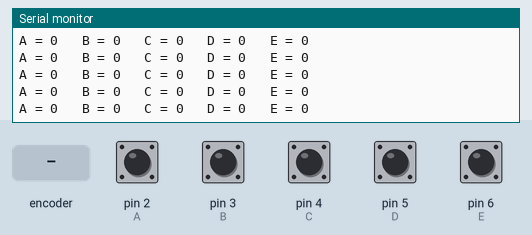
Simulated run of this sketch. Board: Arduino Uno, built with avr-gcc and run on an emulated ATmega328P. Parts: the last lines printed to the serial monitor. Inputs (shaded band) come from the test bench; at power-on: pin 2 (A), pin 3 (B), pin 4 (C), pin 5 (D), pin 6 (E) HIGH.

Above: at 1.8 s.
1.9 s: rotary encoder on pin 2 (A) / pin 3 (B) turned 3 steps (first pin leading)
At 2.52 s:
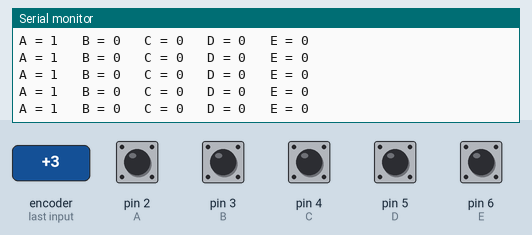
4.0 s: pin 4 (C) pulled LOW for 0.65 s
At 4.64 s:
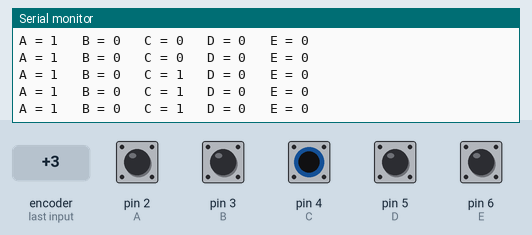
6.1 s: pin 5 (D) pulled LOW for 0.65 s
At 6.76 s:
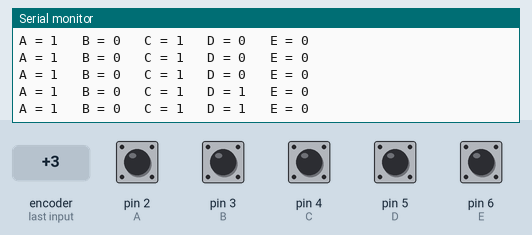
8.2 s: pin 6 (E) pulled LOW for 0.65 s
At 8.88 s:
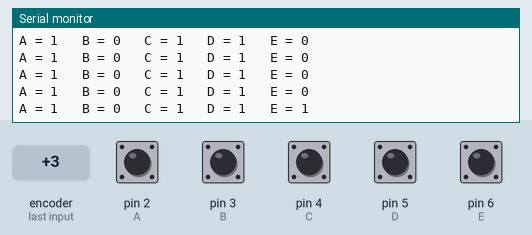
10.3 s: pin 4 (C) pulled LOW for 1 s
At 11.0 s:
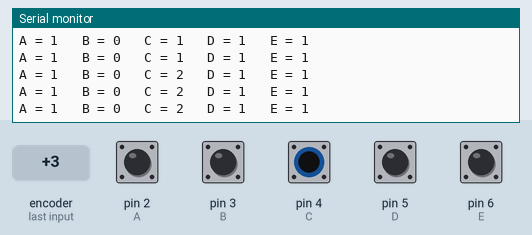
12.8 s: pin 5 (D) pulled LOW for 1 s
At 13.65 s:
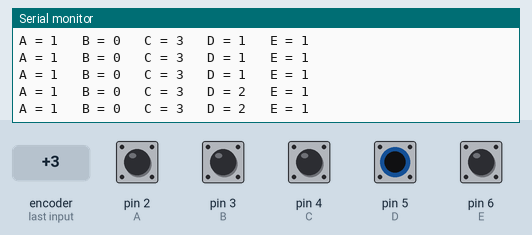
Timing chart, 0 to 15.8 s (numbered marks = the images above; inputs shaded):
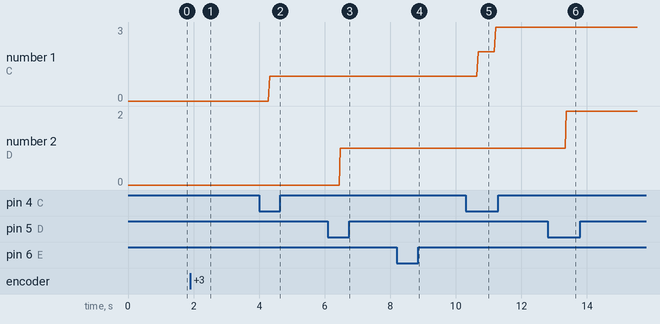

Measured:
- after the input at 1.9 s, the serial monitor: prints a new line after 0.22 s (image 1)
- after the input at 4.0 s, the serial monitor: prints a new line after 0.32 s (image 2)
- after the input at 6.1 s, the serial monitor: prints a new line after 0.38 s (image 3)
- after the input at 8.2 s, the serial monitor: prints a new line after 0.44 s (image 4)
- after the input at 10.3 s, the serial monitor: prints a new line after 0.38 s (image 5)
- after the input at 12.8 s, the serial monitor: prints a new line after 0.57 s (image 6)
- plotted number 1: 1 → 3 after the input at 10.3 s

The sketch:

exp8.ino
```cpp
int A = 2;   // Switch A
int B = 3;   // Switch B
int C = 4;   // Switch C
int D = 5;   // Switch D
int E = 6;   // Switch E
int currentState = 0;
int previousState = 0;
int count[5];

void setup() {
  // put your setup code here, to run once:
  Serial.begin(9600);
  pinMode(A, INPUT_PULLUP);
  pinMode(B, INPUT_PULLUP);
  pinMode(C, INPUT_PULLUP);
  pinMode(D, INPUT_PULLUP);
  pinMode(E, INPUT_PULLUP);
}

void loop() {
  // put your main code here, to run repeatedly:
  countUpdate(A);
  countUpdate(B);
  countUpdate(C);
  countUpdate(D);
  countUpdate(E);

  delay(400);
}

void countUpdate(int pin) {
  currentState = digitalRead(pin);

  if (currentState != previousState) {
    if (currentState == LOW) {
      count[pin - 2]++; // Increment count when switch is pressed
    }
  }

  previousState = currentState;

  Serial.print("A = "); Serial.print(count[0]); Serial.print("   ");
  Serial.print("B = "); Serial.print(count[1]); Serial.print("   ");
  Serial.print("C = "); Serial.print(count[2]); Serial.print("   ");
  Serial.print("D = "); Serial.print(count[3]); Serial.print("   ");
  Serial.print("E = "); Serial.print(count[4]); Serial.print('\n');
}
```
